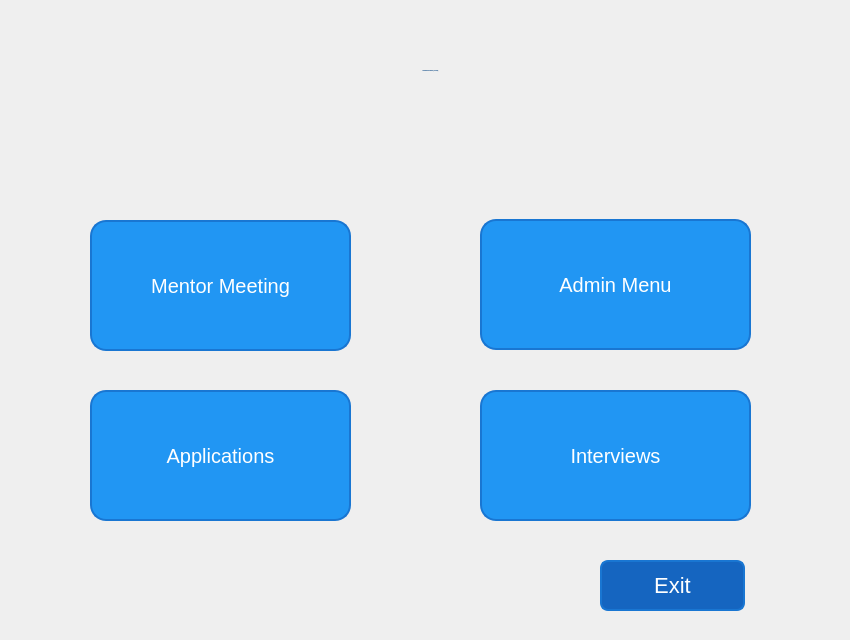
<?xml version="1.0" encoding="UTF-8"?>
<ui version="4.0">
 <class>preference_menu_admin</class>
 <widget class="QWidget" name="preference_menu_admin">
  <property name="geometry">
   <rect>
    <x>0</x>
    <y>0</y>
    <width>850</width>
    <height>640</height>
   </rect>
  </property>
  <property name="minimumSize">
   <size>
    <width>850</width>
    <height>640</height>
   </size>
  </property>
  <property name="maximumSize">
   <size>
    <width>850</width>
    <height>640</height>
   </size>
  </property>
  <property name="windowTitle">
   <string>Preference Menu (Admin)</string>
  </property>
  <property name="styleSheet">
   <string notr="true">QWidget {
    background: qlineargradient(spread:pad, x1:0, y1:0, x2:1, y2:1, 
    stop:0 #77C5B5, stop:1 #6A9BB4);
}

QPushButton {
    background-color: #2196F3;
    border-radius: 16px;
    border: 2px solid #1976D2;
    padding: 10px 20px;
    font-size: 20px;
    color: white;
    box-shadow: 0 4px #1976D2;
    transition: all 0.3s ease-in-out;
}

QPushButton:hover {
    background-color: #42A5F5;
    box-shadow: 0 8px #1976D2;
    transform: scale(1.2);  /* Butonu büyüt */
    font-size: 24px; /* Yazıyı büyüt */
}

QPushButton:pressed {
    background-color: #1E88E5;
    box-shadow: 0 2px #1976D2;
    transform: scale(1.1); /* Basılınca biraz küçült */
    font-size: 30px; /* Yazıyı biraz küçült */
}
</string>
  </property>
  <widget class="QLabel" name="preference_title_label">
   <property name="geometry">
    <rect>
     <x>0</x>
     <y>0</y>
     <width>861</width>
     <height>141</height>
    </rect>
   </property>
   <property name="font">
    <font>
     <family>Verdana</family>
     <pointsize>-1</pointsize>
     <weight>75</weight>
     <italic>false</italic>
     <bold>true</bold>
    </font>
   </property>
   <property name="styleSheet">
    <string notr="true">QWidget {
    font: bold 32px &quot;Verdana&quot;;
    color: #004080;
background: qlineargradient(spread:pad, x1:0, y1:0, x2:1, y2:1, 
    stop:0 #9ABDE3, stop:0.5 #C3D9F0, stop:1 #6E8BB9);


    text-shadow: 2px 2px 3px #996600;
    border-radius: 10px;
}
</string>
   </property>
   <property name="text">
    <string>PREFERENCE MENU (ADMIN)</string>
   </property>
   <property name="alignment">
    <set>Qt::AlignCenter</set>
   </property>
  </widget>
  <widget class="QPushButton" name="pushButton_Exit">
   <property name="geometry">
    <rect>
     <x>600</x>
     <y>560</y>
     <width>145</width>
     <height>51</height>
    </rect>
   </property>
   <property name="font">
    <font>
     <pointsize>-1</pointsize>
    </font>
   </property>
   <property name="styleSheet">
    <string notr="true">QPushButton {
  background-color: #1565C0;
    border-radius: 8px;
    border: 2px solid #1976D2;
    padding: 10px 20px;
    font-size: 22px;
    color: white;
    box-shadow: 0 4px #1976D2;
    transition: all 0.3s ease;
}
QPushButton:hover {
    background-color: #42A5F5;
    box-shadow: 0 6px #1976D2;
    transform: translateY(-4px);
}

QPushButton:pressed {
    background-color: #1E88E5;
    box-shadow: 0 2px #1976D2;
    transform: translateY(2px);
}</string>
   </property>
   <property name="text">
    <string>Exit</string>
   </property>
   <property name="icon">
    <iconset>
     <normaloff>icons/exit.png.png</normaloff>icons/exit.png.png</iconset>
   </property>
  </widget>
  <widget class="QPushButton" name="pushButton_adminMenu">
   <property name="geometry">
    <rect>
     <x>480</x>
     <y>219</y>
     <width>271</width>
     <height>131</height>
    </rect>
   </property>
   <property name="font">
    <font>
     <pointsize>-1</pointsize>
    </font>
   </property>
   <property name="text">
    <string>Admin Menu</string>
   </property>
  </widget>
  <widget class="QPushButton" name="pushButton_mentorMeeting">
   <property name="geometry">
    <rect>
     <x>90</x>
     <y>220</y>
     <width>261</width>
     <height>131</height>
    </rect>
   </property>
   <property name="font">
    <font>
     <pointsize>-1</pointsize>
    </font>
   </property>
   <property name="text">
    <string>Mentor Meeting</string>
   </property>
  </widget>
  <widget class="QPushButton" name="pushButton_interviews">
   <property name="geometry">
    <rect>
     <x>480</x>
     <y>390</y>
     <width>271</width>
     <height>131</height>
    </rect>
   </property>
   <property name="font">
    <font>
     <pointsize>-1</pointsize>
    </font>
   </property>
   <property name="text">
    <string>Interviews</string>
   </property>
  </widget>
  <widget class="QPushButton" name="pushButton_applications_2">
   <property name="geometry">
    <rect>
     <x>90</x>
     <y>390</y>
     <width>261</width>
     <height>131</height>
    </rect>
   </property>
   <property name="font">
    <font>
     <pointsize>-1</pointsize>
    </font>
   </property>
   <property name="text">
    <string>Applications</string>
   </property>
  </widget>
 </widget>
 <resources/>
 <connections/>
</ui>
